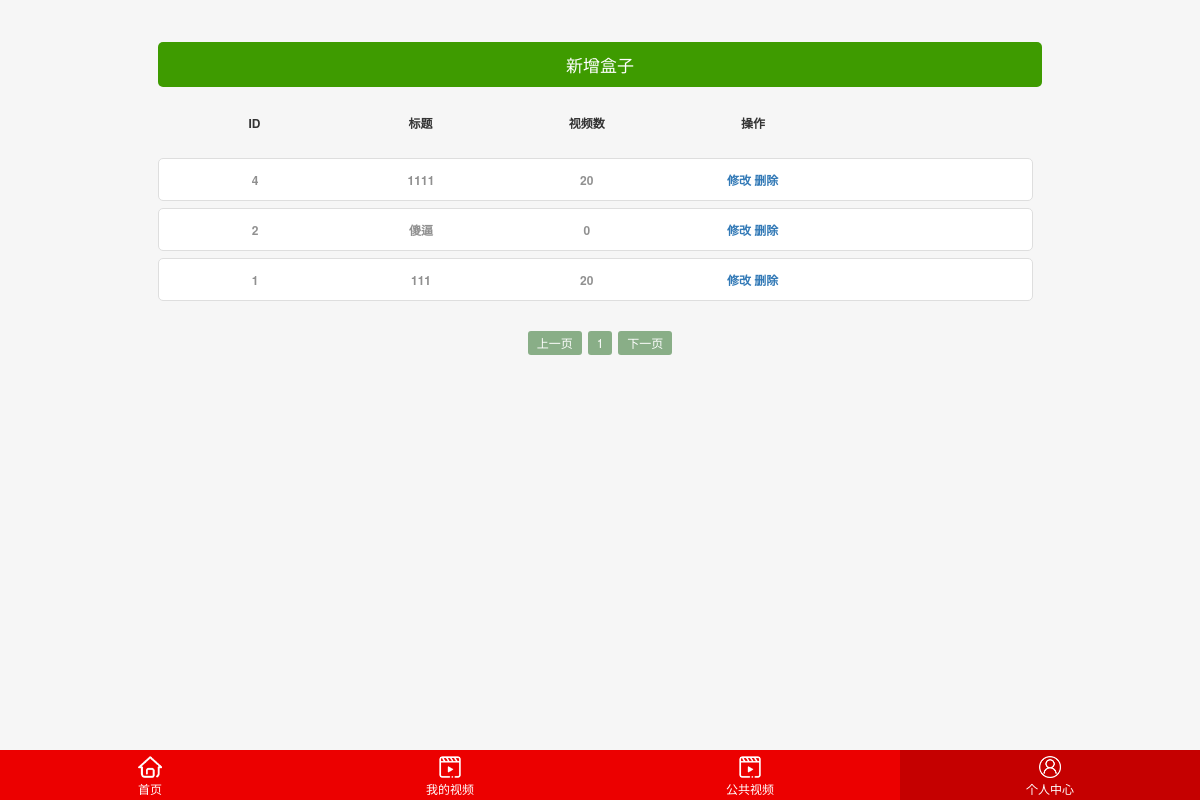
Page /m/hezi.php (signed in) on the committed database.
### tables this page shows
CREATE TABLE IF NOT EXISTS `fengyunwl_hezi` (
  `ID` int(11) NOT NULL AUTO_INCREMENT,
  `uid` int(11) NOT NULL,
  `name` longtext,
  PRIMARY KEY (`ID`)
);

### system/config.php (called while the page is built, shortened)
<?php
if ($_SESSION['member_id']!='')
{
$result = mysql_query('select * from '.flag.'user where id = '.$_SESSION['member_id'].'  ');
$row = mysql_fetch_array($result);
$member_id = $row['ID'];
}
?>

### system/inc.php (called while the page is built, shortened)
<?php
require_once('library.php');
 require_once('config.php');
?>

### system/library.php (called while the page is built, shortened)
<?php
function page_handle($t0, $t1, $t2) {
	if (isset($_REQUEST[$t0])) {
		$page_num = $_REQUEST[$t0];
		if (empty($page_num) || $page_num < 1 || !is_numeric($page_num)) {
			$page_num = 1;
		} else {
			$page_num = intval($page_num);
		}
	} else {
		$page_num = 1;
	}
	if ($t2 == 0) {
		$page_sum = 1;
	} else {
		$page_sum = ceil($t2 / $t1);
	}
	$from_num = ($page_num - 1) * $t1;
	$tmp = array();
	$tmp[0] = $from_num;
	$tmp[1] = $t1;
	$tmp[2] = $page_sum;
	$tmp[3] = $page_num;
	$tmp[4] = $t0;
	return $tmp;
}
?>

### m/hezi.php (the view, shortened to what this page needs)
<? include('../system/inc.php'); ?>
<!DOCTYPE html>
<html>
    <head>
         <link href="agency/css/style.css" rel="stylesheet" type="text/css">
        <link rel="stylesheet" href="/acms/css/bootstrap.css"/>
    </head>
    <body class="webbg">
        <section id="container">
         <div class="h_usertitle_box">
      <div class="h_home_box">
               <div class="h_ewwmurl_con">
                    <i class="btn2"><a href="heziadd.php">新增盒子</a></i>
                </div>
</div>
             <div class="h_invitedagent1">
                    <dl>
                        <dt><span>ID</span></dt>
                        <dt><span>标题</span></dt>
                        <dt><span>视频数</span></dt>
                        <dt><span>操作</span></dt>
                      </dl>
            </div>
            <div class="h_invitedagent_box">
            <?
								$sql = 'select * from '.flag.'hezi  where  uid  ='.$member_id.' order by ID desc , id desc';
  								$pager = page_handle('page',20,mysql_num_rows(mysql_query($sql)));
								$result = mysql_query($sql.' limit '.$pager[0].','.$pager[1].'');
							while($row= mysql_fetch_array($result)){
							 $result1 = mysql_query('select  count(*) AS SL from '.flag.'hezishipin where uid  ='.$member_id.' and hid = '.$row['ID'].' ');
 if ($rows = mysql_fetch_array($result1))
{  $spnum=$rows['SL'];  }
 else
{  $spnum=0;  }
									?>
            <dl>
                        <dt><span><?=$row['ID']?></span></dt>
                        <dt><span><?=$row['name']?></span></dt>
                        <dt><span><?=$spnum?></span></dt>
                        <dt><span> <a   href="heziedit.php?id=<?=$row['ID']?>">修改</a> <a   href="?act=del&id=<?=$row['ID']?>">删除</a></span></dt>
                       </dl>
<? }?>
                            </div>
 <div class="dataTables_paginate paging_simple_numbers">
            <div class="page_box">
             <?php echo xiaoyewl_pape($pager[2],$pager[3],$pager[4],2);?>
            </div></div>
                <? include('footer.php'); ?>
        </section>
    </body>
 </html>
<?PHP
function xiaoyewl_pape($t0, $t1, $t2, $t3) {
	$page_sum = $t0;
	$page_current = $t1;
	$page_parameter = $t2;
	$page_len = $t3;
	$page_end = '';
	$page_start = $page_current - $page_len;
	if ($page_start <= 0) {
		$page_start = 1;
	}
	$page_end = $page_current + $page_len;
	if ($page_end > $page_sum) {
		$page_end = $page_sum;
	}
	$page_link = $_SERVER['REQUEST_URI'];
	$tmp_arr = parse_url($page_link);
	if (isset($tmp_arr['query'])){
		$url = $tmp_arr['path'];
		$query = $tmp_arr['query'];
		parse_str($query, $arr);
		unset($arr[$page_parameter]);
		if (count($arr) != 0){
			$page_link = $url.'?'.http_build_query($arr).'&';
		}else{
			$page_link = $url.'?';
		}
	}else{
		$page_link = $page_link.'?';
	}
	$page_back = '';
	$page_home = '';
	$page_list = '';
	$page_last = '';
	$page_next = '';
	$tmp = '';
	if ($page_current == 1) {
		$page_back = '<i title="上一页">上一页</i>';
	} else {
		$page_back = '<a href="'.$page_link.$page_parameter.'='.($page_current - 1).'" title="上一页">上一页</a>';
	}
	for ($i = $page_start; $i <= $page_end; $i++) {
		if ($i == $page_current) {
			$page_list = $page_list.'<i class="current">'.$i.'</i>';
		} else {
			$page_list = $page_list.'<a href="'.$page_link.$page_parameter.'='.$i.'" title="第'.$i.'页">'.$i.'</a>';
		}
	}
	if ($page_current == $page_sum) {
		$page_next = '<i >下一页</i>';
	} else {
		$page_next = '<a href="'.$page_link.$page_parameter.'='.($page_current + 1).'" title="下一页">下一页</a>';
	}
	$tmp = $tmp.$page_back.$page_home.$page_list.$page_last.$page_next.'';
	return $tmp;
}?>

### m/agency/css/style.css (style rules this page uses)
body { margin: 0 auto; width:100%; font-family:"微软雅黑","Arial","宋体"; color:#555; font-size:13px; line-height:180%; }
div,p { margin:0px; padding:0px; font-size:13px; line-height:180%; }
a { color:#555; text-decoration:none; }
.webbg { background:#f6f6f6; }
#container { position:relative; margin:0 auto; width:100%; max-width:1000px; height:100%; overflow:hidden; }
.h_usertitle_box { margin:12px 0 0 3%; width:94%; line-height:150%; font-size:16px; color:#000; float:left; display:inline; }
.h_home_box { margin:0 0 0 3%; width:94%; float:left; display:inline; }
.h_home_box .h_ewwmurl_con { margin:20px 0 0 0; width:100%; float:left; display:inline; }
.h_home_box .h_ewwmurl_con .btn2 { margin:10px 0 0 0; width:100%; height:45px; text-align:center; font-size:17px; font-style:normal; border-radius:5px; float:left; display:inline; overflow:hidden; }
.h_home_box .h_ewwmurl_con .btn2 a { width:100%; line-height:45px; color:#fff; background:#3e9b00; display:block; }
.h_invitedagent1 { margin:8px 0 0 3%; width:94%; float:left; display:inline; }
.h_invitedagent1 dl { margin:7px 0 0 0; padding:8px 0; width:99%; border-radius:5px; float:left; display:inline; overflow:hidden; }
.h_invitedagent1 dl dt { margin:0 0 0 3%; width:16%; line-height:23px; font-size:16px; color:#333; float:left; display:inline; }
.h_invitedagent1 dl dt span { font-size:12px; color:#333333; font-weight:bold; }
.h_invitedagent_box { margin:8px 0 0 3%; width:94%; float:left; display:inline; text-align:center; }
.h_invitedagent_box dl { margin:7px 0 0 0; padding:8px 0; width:99%; background:#fff; border:#dedede 1px solid; border-radius:5px; float:left; display:inline; overflow:hidden; }
.h_invitedagent_box dl dt { margin:0 0 0 3%; width:16%; line-height:23px; font-size:16px; color:#333; float:left; display:inline; }
.h_invitedagent_box dl dt span { font-size:12px; color:#909090; }
.page_box { margin:30px 0 0 0; padding-bottom:3px; width:100%; line-height:24px; font-size:12px; text-align:center; float:left; display:inline; overflow:hidden; }
.page_box i { margin:0 3px; padding:0px 9px; height:24px; line-height:24px; background:#89ae87; color:#fff; border-radius:3px; font-style:normal; vertical-align:top; display:inline-block; }

### m/hezi.php (style rules this page uses)
dt { text-align: center; }

### rows in the picture
fengyunwl_hezi: ID "4", name "1111", spnum "20"
fengyunwl_hezi: ID "2", name "傻逼", spnum "0"
fengyunwl_hezi: ID "1", name "111", spnum "20"
